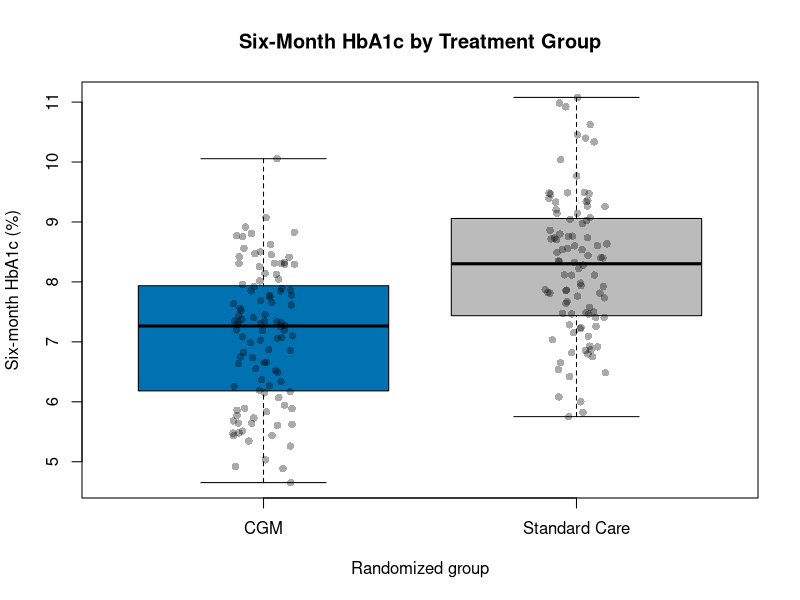

The R source for this figure:
set.seed(2026)
dir.create("data", FALSE); dir.create("outputs", FALSE); dir.create("figures", FALSE); dir.create("docs", FALSE)
n <- 200
d <- data.frame(id=1:n,treatment=factor(sample(c("CGM","Standard Care"),n,TRUE)),age=round(rnorm(n,60,8)),sex=factor(sample(c("Female","Male"),n,TRUE)),hba1c_bl=round(rnorm(n,8.5,1),1))
d$hba1c_3m <- d$hba1c_bl-ifelse(d$treatment=="CGM",rnorm(n,.8,.4),rnorm(n,.4,.4))
d$hba1c_6m <- d$hba1c_bl-ifelse(d$treatment=="CGM",rnorm(n,1.3,.5),rnorm(n,.7,.5))
write.csv(d,"data/trial_data.csv",row.names=FALSE)
base <- do.call(rbind,lapply(split(d,d$treatment),function(x)data.frame(group=unique(x$treatment),n=nrow(x),age_mean=mean(x$age),female_n=sum(x$sex=="Female"),hba1c_baseline_mean=mean(x$hba1c_bl))))
write.csv(base,"outputs/baseline_characteristics.csv",row.names=FALSE)
fit <- lm(hba1c_6m~treatment+hba1c_bl+age+sex,data=d); sm <- coef(summary(fit)); out <- data.frame(term=rownames(sm),estimate=sm[,1],std_error=sm[,2],statistic=sm[,3],p_value=sm[,4],row.names=NULL); write.csv(out,"outputs/primary_analysis_results.csv",row.names=FALSE)
png("figures/hba1c_boxplot.png",900,600);boxplot(hba1c_6m~treatment,d,col=c("#0072B2","#BBBBBB"),ylab="Six-month HbA1c (%)",xlab="Randomized group",main="Six-Month HbA1c by Treatment Group");stripchart(hba1c_6m~treatment,d,vertical=TRUE,method="jitter",pch=16,col="#00000055",add=TRUE);dev.off()
tr <- out[out$term=="treatmentStandard Care",]; stopifnot(nrow(d)==200,nrow(tr)==1,tr$estimate>0)
html <- sprintf('<!doctype html><meta charset="utf-8"><style>body{font:16px Arial;max-width:900px;margin:40px auto;color:#111;line-height:1.5}img{max-width:100%%}</style><h1>CGM Randomized Trial Analysis</h1><p><b>Question:</b> Does CGM improve six-month HbA1c versus standard care?</p><h2>Methods</h2><p>Synthetic two-arm trial (N=200); ANCOVA adjusted for baseline HbA1c, age, and sex.</p><h2>Finding</h2><p>Adjusted Standard Care minus CGM difference: <b>%.2f</b> HbA1c points (SE %.2f; p=%.3g).</p><img src="../figures/hba1c_boxplot.png"><h2>Interpretation</h2><p>Positive values favor CGM. These synthetic results demonstrate workflow only.</p>',tr$estimate,tr$std_error,tr$p_value);writeLines(html,"docs/index.html")
